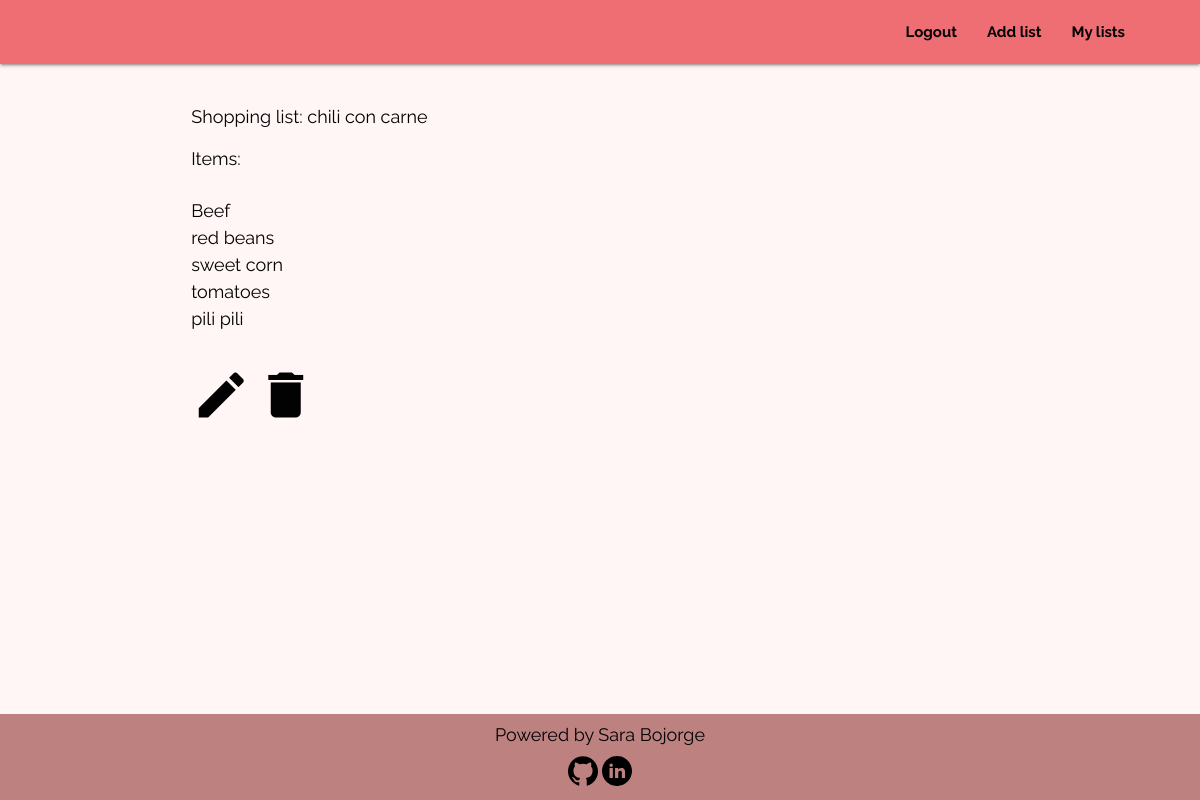
Page /grocery_list/grocery_list/7 (signed in) on the committed database.
### grocery_list/models.py (models this page shows, shortened)
class Grocery(models.Model):
    name = models.CharField(max_length=500, default='My grocery list')
    user = models.ForeignKey(User, on_delete=models.CASCADE,
                             related_name='grocery_owner')
    created_on = models.DateTimeField(auto_now_add=True)
    updated_on = models.DateTimeField(auto_now=True)
    item = RichTextField(max_length=10000, null=False, blank=False)
    class Meta:
        ordering = ['-created_on']

### grocery_list/views.py (the view)
# urls.py: path('grocery_list/<int:pk>', DisplayItem.as_view(), name='display_item'),
class DisplayItem(UserPassesTestMixin, DetailView):
    model = Grocery
    template_name = 'grocery_list/display_item.html'
    context_object_name = 'grocery'
    def test_func(self):
        return self.request.user == self.get_object().user

### grocery_list/templates/grocery_list/display_item.html (shortened to what this page needs)
{% extends 'base.html' %}
{% block content %}
<div class="container row">
    <div class="col s12 m8 l9">
        <p>Shopping list: {{ grocery.name }}</p>
        <p>Items: {{ grocery.item|safe }}</p>
        <a href="{% url 'edit_list' grocery.id %}"><i class="medium material-icons">edit</i></a>
        <a href="{% url 'delete_list' grocery.id %}"><i class="medium material-icons">delete</i></a>
    </div>
</div>
{% endblock %}

### static/css/style.css (style rules this page uses)
* { box-sizing: border-box; }
html { height: 100%; }
body { font-family: 'Raleway', sans-serif; color: #030203; font-size: 1.2rem; height: 100%; display: flex; flex-direction: column; background-color: #fff6f5; }
.nav-wrapper, nav ul a, i.material-icons, .waves-effect { color: #030203; }
p { padding: 0.5rem 0; margin: auto; }
.row { margin-top: 1rem; margin-bottom: 0; }

### rows in the picture
Grocery: name "chili con carne", item "Beef red beans sweet corn tomatoes pili pili"
